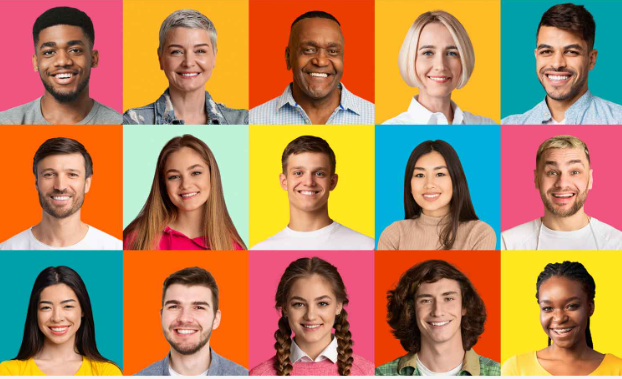
#> input picture sample.png, 622 x 379 px
$ jupyter execute detect_faces.ipynb
#> lines starting #> are read from the running program, lines starting #| are printed output that depends on the picture; after the words box and inside, x2 and y2 are one past the last pixel; in counts of white or black regions, pixels touching at a corner belong together
[cell 1]
import cv2

# Load the pre-trained Haar Cascade classifier for face detection
face_cascade = cv2.CascadeClassifier(cv2.data.haarcascades + 'haarcascade_frontalface_default.xml')
eye_cascade = cv2.CascadeClassifier(cv2.data.haarcascades + 'haarcascade_eye.xml')

# Read the input image
image_path = 'sample.png'
image = cv2.imread(image_path)
#> image is the input picture: shape (379, 622, 3); mean B, G, R 93.9, 134.8, 178.8

# Convert the image to grayscale
gray = cv2.cvtColor(image, cv2.COLOR_BGR2GRAY)
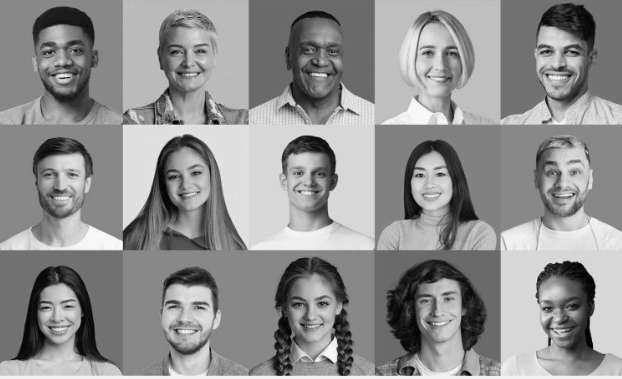
#> gray: shape (379, 622); min 1, max 252, mean 143.3

# Detect faces in the image
faces = face_cascade.detectMultiScale(gray, scaleFactor=1.3, minNeighbors=5)
#> faces = 15 rows, first 6: [287, 24, 68, 68], [32, 152, 59, 59], [280, 152, 57, 57], [409, 277, 61, 61], [31, 285, 57, 57], [28, 21, 70, 70]

# Draw rectangles around detected faces
for (x, y, w, h) in faces:
    cv2.rectangle(image, (x, y), (x + w, y + h), (255, 0, 0), 2)
#> this loop made 15 passes
#> (x, y, w, h) on passes 1 to 12: (287, 24, 68, 68), (32, 152, 59, 59), (280, 152, 57, 57), (409, 277, 61, 61), (31, 285, 57, 57), (28, 21, 70, 70), (160, 29, 60, 60), (526, 26, 66, 66), (405, 26, 71, 71), (156, 152, 61, 61), (402, 154, 57, 57), (534, 150, 61, 61)
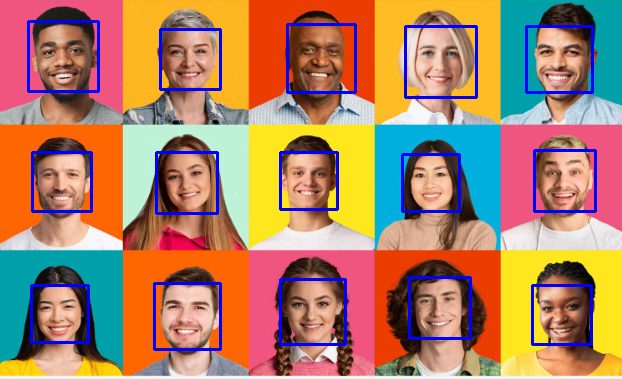
#> image: shape (379, 622, 3); 4.75% of pixels changed, all inside (x1, y1, x2, y2) = (27, 20, 597, 351)

# Save or display the result
cv2.imwrite('detected_faces.jpg', image)  # Save the result
cv2.imshow('Detected Faces', image)  # Display the result
cv2.waitKey(0)
cv2.destroyAllWindows()

$ run again, with rabbit.png copied over sample.png
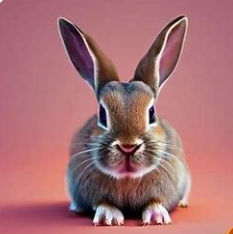
#> input picture rabbit.png, 233 x 234 px
#> image is the input picture: shape (234, 233, 3); mean B, G, R 116.6, 112.1, 169.3
#> `gray = cv2.cvtColor(image, cv2.COLOR_BGR2GRAY)`:
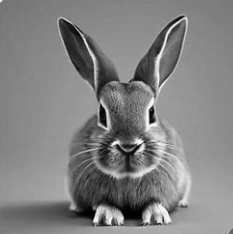
#> gray: shape (234, 233); min 0, max 255, mean 129.7
#> faces = ()
